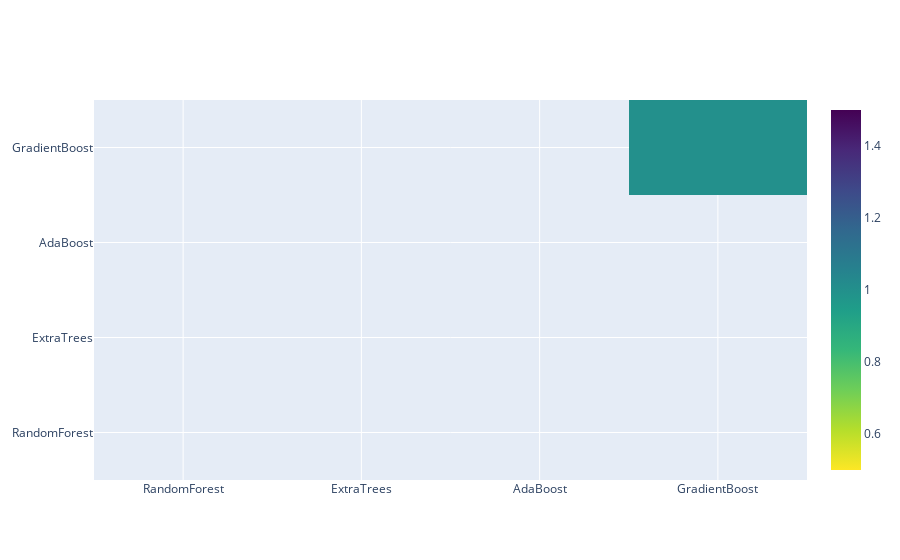

Notebook code cell kept with this figure:
### Code cell
data = [
    go.Heatmap(
        z= base_predictions_train.astype(float).corr().values ,
        x=base_predictions_train.columns.values,
        y= base_predictions_train.columns.values,
          colorscale='Viridis',
            showscale=True,
            reversescale = True
    )
]
py.iplot(data, filename='labelled-heatmap')

### Figure 1 — Plotly figure (JSON) as saved in the notebook; plotly's stock layout.template omitted (floating-point values rounded to 4 significant figures)
{"data": [{"colorscale": [[0, "#440154"], [0.1111, "#482878"], [0.2222, "#3e4989"], [0.3333, "#31688e"], [0.4444, "#26828e"], [0.5556, "#1f9e89"], [0.6667, "#35b779"], [0.7778, "#6ece58"], [0.8889, "#b5de2b"], [1, "#fde725"]], "reversescale": true, "showscale": true, "type": "heatmap", "x": ["RandomForest", "ExtraTrees", "AdaBoost", "GradientBoost"], "y": ["RandomForest", "ExtraTrees", "AdaBoost", "GradientBoost"], "z": [[null, null, null, null], [null, null, null, null], [null, null, null, null], [null, null, null, 1]]}], "layout": {}}
